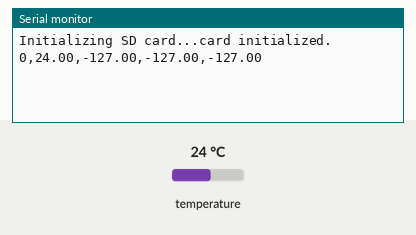
Simulated run of this sketch. Board: Arduino Uno, built with avr-gcc and run on an emulated ATmega328P. On the bench: the last lines printed to the serial monitor. Inputs (shaded band) come from the test bench; at power-on: temperature 24 °C. Storage starts empty.

Above: at 7.6 s.
7.7 s: temperature set to 12 °C
At 9.8 s:
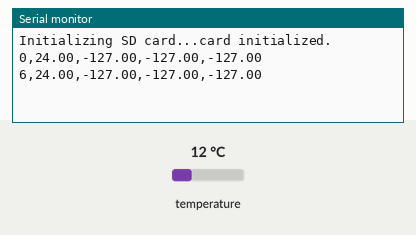
14.7 s: temperature set to 19 °C
At 15.6 s:
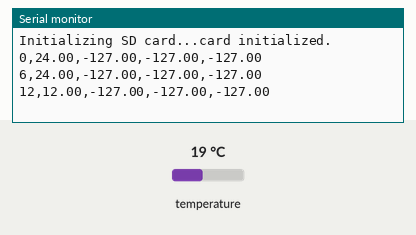
Timing chart, 0 to 17.7 s (numbered marks = the images above; inputs shaded):
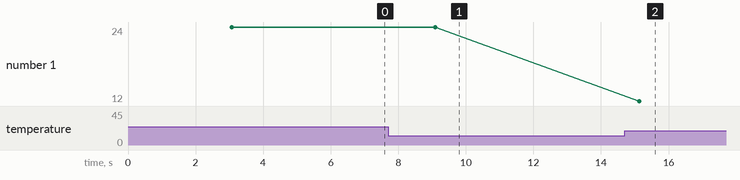

Measured:
- plotted number 1: 24 → 19 after the input at 14.7 s

The sketch:

temp.ino
```cpp
#include <SPI.h>
#include <SD.h>
#include <OneWire.h>
#include <DallasTemperature.h>

int runtime = 0;
float temp = 0.0;
int probeAmount = 4;
int oneWireBus = 9;
const int chipSelect = 10;

OneWire oneWire(oneWireBus);
DallasTemperature sensors(&oneWire);

void setup() {
  Serial.begin(9600);
  sensors.begin();
  Serial.print("Initializing SD card...");
  if (!SD.begin(chipSelect)) {
    Serial.println("Card failed, or not present");
    while (1);
  }
  Serial.println("card initialized.");
}

void loop() {
  runtime = millis() / 1000;
  String dataString = String(runtime);
  dataString += ",";

  for (int analogPin = 0; analogPin < probeAmount; analogPin++) {
    sensors.requestTemperatures();
    temp = sensors.getTempCByIndex(analogPin);

    dataString += String(temp);
    if (analogPin < probeAmount - 1) {
      dataString += ",";
    }
  }

  File dataFile = SD.open("datalog.txt", FILE_WRITE);
  if (dataFile) {
    dataFile.println(dataString);
    dataFile.close();
    Serial.println(dataString);
  }
  else {
    Serial.println("error opening datalog.txt");
  }
  delay(3000);
}
```
